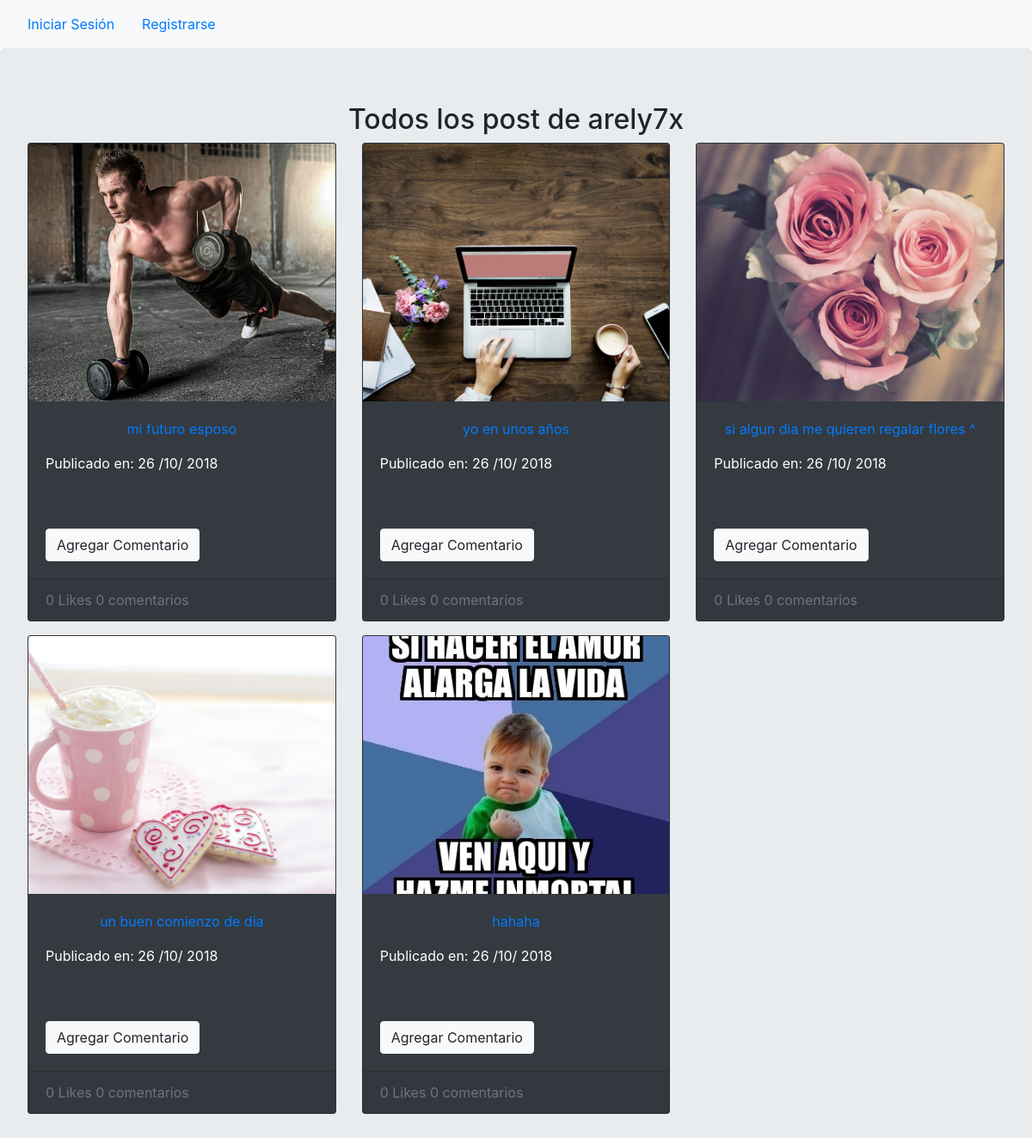
Screenshot of /posts/by/arely7x/ with the database file from the repository.
### posts/models.py (models this page shows, shortened)
class MakePost(models.Model):
    author = models.ForeignKey(User, related_name='posts', on_delete=models.CASCADE)
    title = models.CharField(max_length=63)
    post_pic = models.ImageField(upload_to='media', blank=True)
    info = models.TextField(max_length=3000, blank=True)
    likes = models.ManyToManyField('auth.User', related_name='likes', blank=True, through='LikeUserList')
    created_date = models.DateTimeField(default=timezone.now)
    class Meta:
        ordering = ['-created_date']

### posts/views.py (the view)
# urls.py: url(r'^by/(?P<username>[-\w]+)/$', views.UserPosts.as_view(), name='for_user'),
class UserPosts(ListView, LoginRequiredMixin):
    context_object_name = 'post_list'
    model = MakePost
    template_name = 'posts/user_post_list.html'
    def get_queryset(self):
        try:
            self.post_user = User.objects.prefetch_related('posts').get(username__iexact=self.kwargs.get('username'))
        except User.DoesNotExist:
            raise Http404
        else:
            return self.post_user.posts.all()
    def get_context_data(self, **kwargs):
        context = super().get_context_data(**kwargs)
        context['post_user'] = self.post_user
        return context

### posts/templates/posts/user_post_list.html (shortened to what this page needs)
<!DOCTYPE html>
{% extends "main.html" %}
{% block body_block %}
<div class="jumbotron">
    {% if post_list %}
<div class="d-flex justify-content-center">
    <h2>Todos los post de {{ post_user }}</h2>
    <br>
</div>
    <div class="row">
        {% for post in post_list %}
            <div class="col-md-4">
                <div class="card text-white bg-dark mb-3">
                    {% if post.post_pic %}
                        <img class="card-img-top silvano" src="{{ post.post_pic.url }}" alt="Card image cap">
                        <div class="card-body">
                            <p class="text-center"><a href="{% url 'posts:post_detail' pk=post.id %}">{{ post.title }}</a></p>
                            <p class="card-text">Publicado en: {{post.created_date|date:"d /m/ Y"}}</p>
                            <div class="card-text">
                            </div>
                            <br>
                            <p class="card-text"><a href="{% url 'comments:add_comment_to_post' pk=post.pk %}" class="btn btn-light">Agregar Comentario</a></p>
                        </div>
                        <div class="card-footer text-muted">
                            {{ post.likes.count }} Like{{ post.likes.count|pluralize }}
                            {{ post.comments.count }} comentario{{ post.comments.count|pluralize }}
                        </div>
                {% endif %}
                </div>
            </div>
                    {% if forloop.counter|divisibleby:"3" and not forloop.last %}
                </div><div class="row">
            {% endif %}
            <br>
        {% endfor %}
    </div>
{% else %}
        <div class="d-flex justify-content-center">
        <p>No Posts</p>
        </div>
{% endif %}
</div>
{% endblock %}

### templates/main.html (shortened to what this page needs)
<!DOCTYPE html>
{% load staticfiles %}
{% load bootstrap4 %}
<html lang="en">
<head>
    <link rel="stylesheet" href="{% static 'css/main_style.css' %}"/>
<link rel="stylesheet" href="https://stackpath.bootstrapcdn.com/bootstrap/4.1.3/css/bootstrap.min.css">
</head>
<body>
<nav class="navbar navbar-expand-lg navbar-light bg-light">
    {% if user.is_authenticated %}
     <a class="navbar-brand" href="{% url 'home' %}">
        <img src="http://drive.google.com/uc?export=view&id=1wMCfOAQBbYiHxPS4CjJXNiMtSQU9vugS" width="30" height="30" alt="SB">
    </a>
        <button class="navbar-toggler" type="button" data-toggle="collapse" data-target="#collapsingNavbarXs">
        <span class="navbar-toggler-icon"></span>
        </button>
        <div class="navbar-collapse collapse" id="collapsingNavbarXs">
            <ul class="navbar-nav mr-auto">
                <li class="nav-item">
                    <a class="nav-link" href="{% url 'posts:list' %}">Posts</a>
                </li>
                <li class="nav-item">
                    <a class="nav-link" href="{% url 'todo:todo_list'%}">Metas</a>
                </li>
                <li class="nav-item">
                    <a class="nav-link" href="{% url 'posts:create_post' %}" >Crear Post</a>
                </li>
                <li class="nav-item">
                    <a class="nav-link" href="{% url 'todo:add'%}">Agregar Meta</a>
                </li>
                <li class="nav-item dropdown">
                    <a class="nav-link dropdown-toggle" href="#" id="navbarDropdown" role="button" data-toggle="dropdown" aria-haspopup="true" aria-expanded="false">
                    {{ request.user.first_name }}
                    </a>
                    <div class="dropdown-menu" aria-labelledby="navbarDropdown">
                        <a class="dropdown-item" href="{% url 'posts:for_user' username=request.user %}">Mis Posts</a>
                        <a class="dropdown-item" href="{% url 'todo:for_user' username=request.user %}">Mis Metas</a>
                    </div>
                </li>
                <li class="nav-item dropdown">
                    <a class="nav-link dropdown-toggle" href="#" id="navbarDropdown" role="button" data-toggle="dropdown" aria-haspopup="true" aria-expanded="false">
                      Social
                    </a>
                    <div class="dropdown-menu" aria-labelledby="navbarDropdown">
                        <a class="dropdown-item" href="{% url 'friends:my_list_friend' username=request.user %}">Amigos</a>
                        <a class="dropdown-item" href="{% url 'group_message:my_message_members' username=request.user %}">Mensajes</a>
                    </div>
                </li>
                <li class="nav-item">
                    <a class="nav-link" href="{% url 'noti:all' %}">Notificaciones<span style="color: #3875d7"> {{ notifications_list.count }}</span></a>
                </li>
            {% if user.profiles %}
                <li class="nav-item dropdown">
                    <a class="nav-link dropdown-toggle" href="#" id="navbarDropdown" role="button" data-toggle="dropdown" aria-haspopup="true" aria-expanded="false">
                        Perfil
                    </a>
                <div class="dropdown-menu" aria-labelledby="navbarDropdown">
                    <a class="dropdown-item" href="{% url 'accounts:viewprofile' %}">Ver Perfil</a>
                    <a class="dropdown-item" href="{% url 'accounts:profile' %}">Editar Perfil</a>
                    <a class="dropdown-item" href="{% url 'accounts:confirm-deactivate' %}">Desactivar</a>
                </div>
                </li>
            {% else %}
                <li class="nav-item">
                    <a class="nav-link" href="{% url 'accounts:createprofile' %}">Crear perfil</a>
                </li>
            {% endif %}
            </ul>
                    <a class="nav-link" href="{% url 'logout' %}" >Cerrar Sesión</a>
            {% block serach_block %}
                <form method="GET" action="{% url 'accounts:list'%}" class="form-inline">
                    {% csrf_token %}
                    <input class="form-control mr-sm-2" type="text" placeholder="Buscar usuarios" aria-label="Search" name="q">
                    <button class="btn btn-outline-success my-2 my-sm-0" type="submit">Buscar</button>
                 </form>
            {% endblock %}
        </div>
    {% else %}
            <a class="nav-link" href="{% url 'login' %}">Iniciar Sesión</a>
            <a class="nav-link" href="{% url 'accounts:registration' %}">Registrarse</a>
    {% endif %}
</nav>
    {% block body_block %}{% endblock %}
</body>
</html>

### accounts/static/css/main_style.css (style rules this page uses)
.silvano { width: 400px; height: 300px; object-fit: cover; }

### rows the page displays
MakePost: post_pic (picture), title "mi futuro esposo", created_date "26 /10/ 2018", likes.count "0", comments.count "0"
MakePost: post_pic (picture), title "yo en unos años", created_date "26 /10/ 2018", likes.count "0", comments.count "0"
MakePost: post_pic (picture), title "si algun dia me quieren regalar flores ^", created_date "26 /10/ 2018", likes.count "0", comments.count "0"
MakePost: post_pic (picture), title "un buen comienzo de dia", created_date "26 /10/ 2018", likes.count "0", comments.count "0"
MakePost: post_pic (picture), title "hahaha", created_date "26 /10/ 2018", likes.count "0", comments.count "0"

### other values shown
{{ post_user }} "arely7x"
